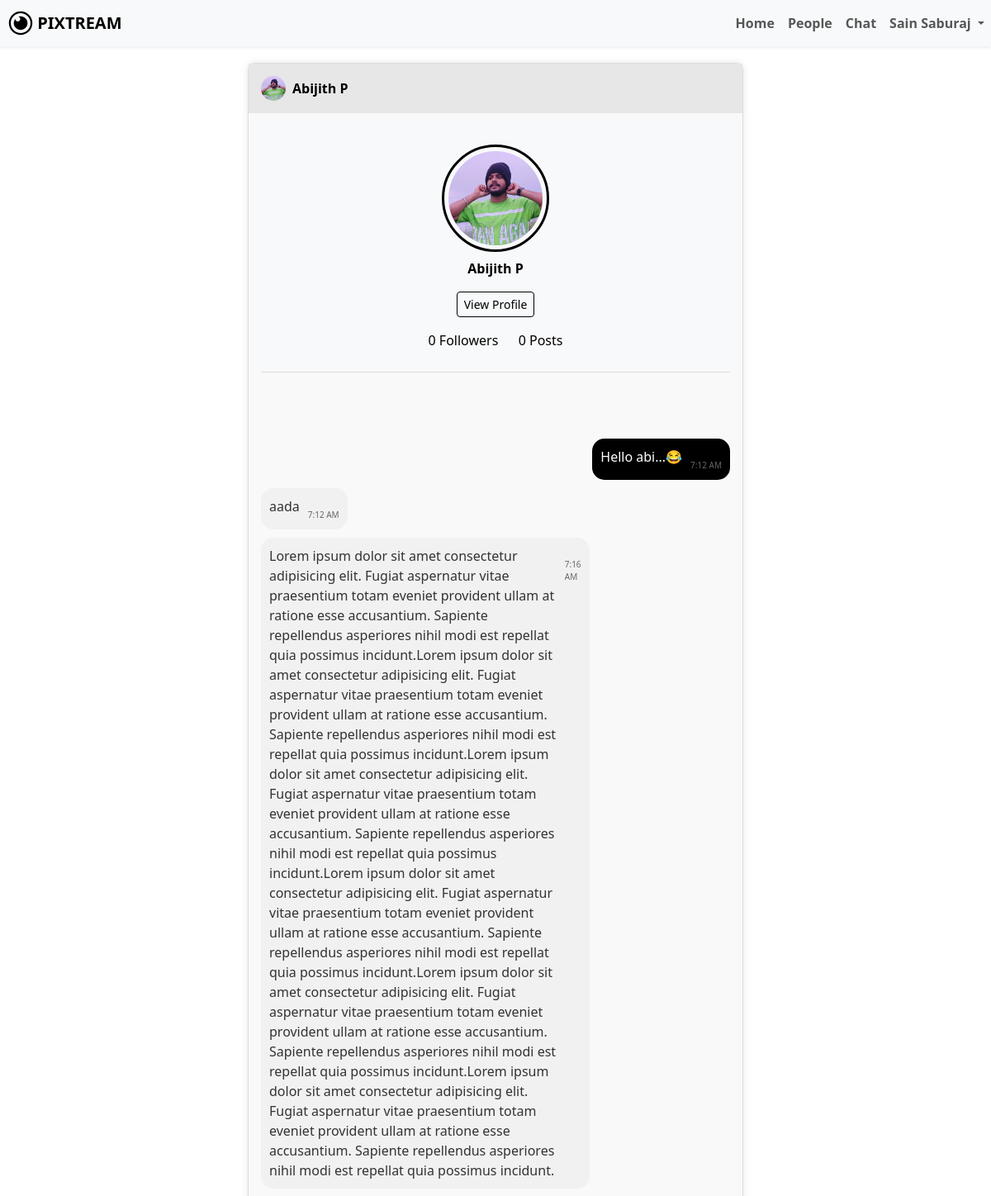
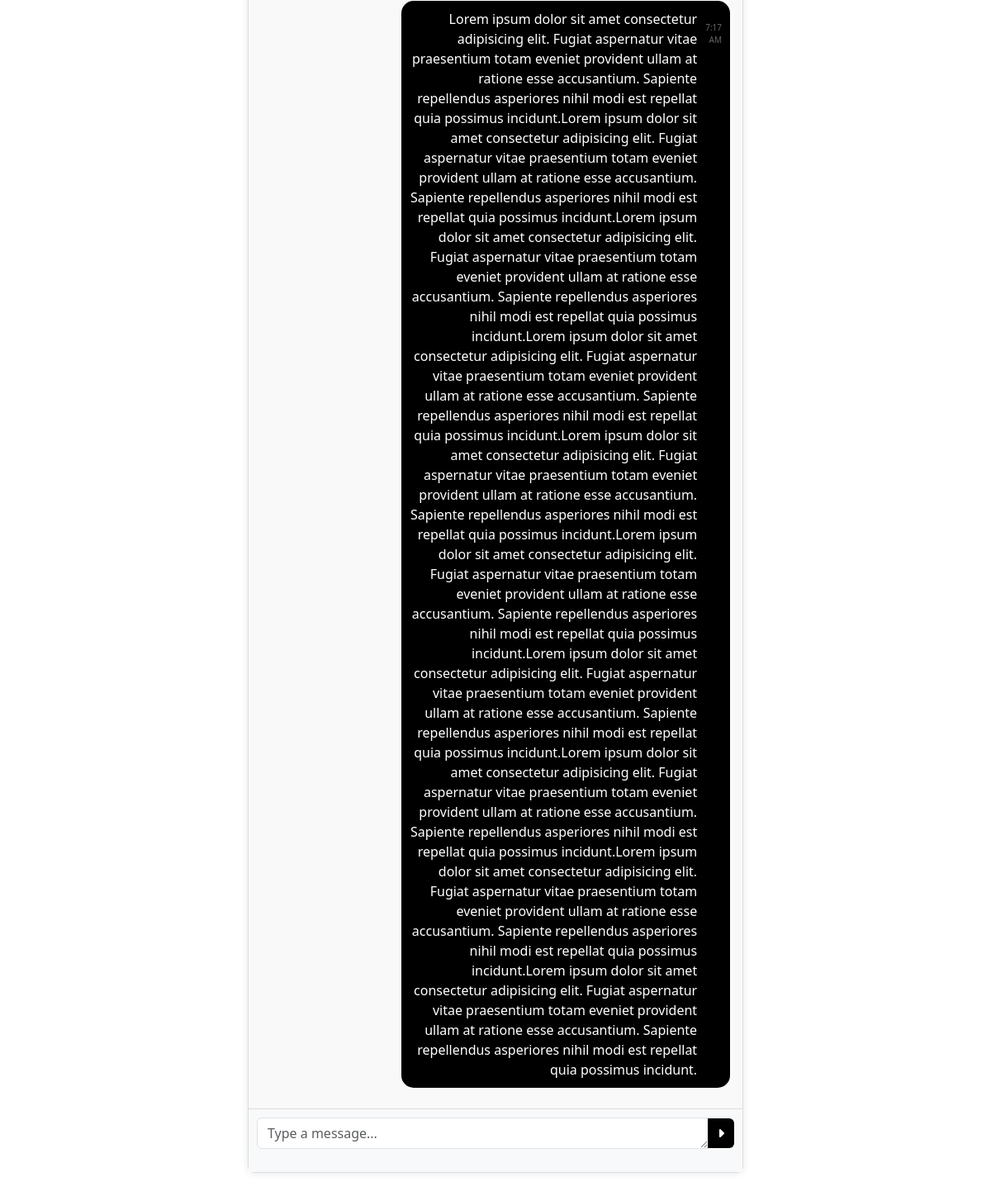
Page /chat_screen.php?user_id=4 (signed in) on the committed database (2 pictures, top to bottom).
### tables this page shows
CREATE TABLE IF NOT EXISTS `users` (
  `id` bigint NOT NULL AUTO_INCREMENT,
  `name` varchar(100) DEFAULT NULL,
  `username` varchar(191) DEFAULT NULL,
  `email` varchar(191) DEFAULT NULL,
  `password` varchar(255) DEFAULT NULL,
  `bio` text,
  `profile_picture` varchar(255) DEFAULT 'default.png',
  `location` varchar(255) DEFAULT NULL,
  `created_at` timestamp NOT NULL DEFAULT CURRENT_TIMESTAMP,
  PRIMARY KEY (`id`),
  UNIQUE KEY `username` (`username`),
  UNIQUE KEY `email` (`email`)
);

CREATE TABLE IF NOT EXISTS `messages` (
  `id` bigint NOT NULL AUTO_INCREMENT,
  `sender_id` bigint DEFAULT NULL,
  `receiver_id` bigint DEFAULT NULL,
  `message` text,
  `created_at` timestamp NOT NULL DEFAULT CURRENT_TIMESTAMP,
  PRIMARY KEY (`id`),
  KEY `sender_id` (`sender_id`),
  KEY `receiver_id` (`receiver_id`)
);

### chat_screen.php (the view, shortened to what this page needs)
<?php
include 'dbconfig.php';
$username = $_SESSION['username'];
$sql = "SELECT * FROM users WHERE username='$username'";
$result = mysqli_query($conn, $sql);
$info = mysqli_fetch_assoc($result);
$log_id = $info['id'];
$name = $info['name'];
$receiver_id = $_GET['user_id'];
$user_sql = "SELECT * FROM users WHERE id='$receiver_id'";
$user_result = mysqli_query($conn, $user_sql);
$user_info = mysqli_fetch_assoc($user_result);
$receiver_id = $user_info['id'];
$receiver_name = $user_info['name'];
$receiver_username = $user_info['username'];
$receiver_profile_pic = $user_info['profile_picture'];
$fcount_sql = "SELECT COUNT(*) FROM follows WHERE followed_id = '$receiver_id';";
$fcount_result = mysqli_query($conn, $fcount_sql);
$fcount_info = mysqli_fetch_array($fcount_result);
$followCount = $fcount_info[0];
$pcount_sql = "SELECT COUNT(*) FROM posts WHERE user_id = '$receiver_id';";
$pcount_result = mysqli_query($conn, $pcount_sql);
$pcount_info = mysqli_fetch_array($pcount_result);
$postCount = $pcount_info[0];
$messages_query = "SELECT * FROM messages WHERE (sender_id='$log_id' AND receiver_id='$receiver_id')
                   OR (sender_id='$receiver_id' AND receiver_id='$log_id') ORDER BY created_at";
$messages_result = mysqli_query($conn, $messages_query);
?>
<!DOCTYPE html>
<html lang="en">
<head>
    <link rel="stylesheet" href="node_modules/bootstrap/dist/css/bootstrap.min.css">
    <link rel="stylesheet" href="library-files/fontawesome/css/all.min.css">
    <link rel="stylesheet" href="assets/css/me.css">
</head>
<body>
<nav class="navbar navbar-expand-lg navbar-light bg-light shadow-sm">
        <a class="navbar-brand" href="dashboard.php">
            <img src="assets/img/LOGO.svg" width="30" height="30" class="d-inline-block align-top" alt="" id="dash-icon">
            <b>PIXTREAM</b>
        </a>
        <div class="collapse navbar-collapse">
            <ul class="navbar-nav ms-auto">
                <li class="nav-item active">
                    <a class="nav-link" href="dashboard.php"><b>Home</b></a>
                </li>
                <li class="nav-item active">
                    <a class="nav-link" href="people.php"><b>People</b></a>
                </li>
                <li class="nav-item active">
                    <a class="nav-link" href="chat.php"><b>Chat</b></a>
                </li>
                <li class="nav-item dropdown">
                    <a class="nav-link dropdown-toggle" href="#" id="navbarDropdownMenuLink" role="button" data-bs-toggle="dropdown" aria-expanded="false">
                        <b><?php echo $name; ?></b>
                    </a>
                </li>
            </ul>
        </div>
    </nav>
    <div class="chat-container">
        <div class="chat-header d-flex align-items-center">
            <img src="profile_picture/<?php echo htmlspecialchars($receiver_profile_pic); ?>"
                alt="Profile Picture" width="30" height="30" class="me-2" style="border-radius: 50%;"/>
            <span><?php echo htmlspecialchars($receiver_name); ?></span>
        </div>
        <div class="messages" id="messages">
            <div class="chat-info">
                <div class="mb-3">
                    <img id="modalProfilePicture" src="profile_picture/<?php echo htmlspecialchars($receiver_profile_pic); ?>" class="rounded-circle chat-dp mb-2" alt="Profile Photo" style="width: 130px;">
                    <p class="text-center"><strong id="modalUserName"><?php echo htmlspecialchars($receiver_name); ?></strong></p>
                    <a href="user_profile.php?username=<?php echo htmlspecialchars($receiver_username); ?>"> <p class="btn mybtn-outline btn-sm mb-3 chat-pf">View Profile</p></a>
                    <p class="text-center"><span id="modalUserFollowCount"><?php echo htmlspecialchars($followCount); ?> Followers</span> &emsp;
                    <span id="modalUserPostCount"><?php echo htmlspecialchars($postCount); ?> Posts</span></p>
                </div>
            </div>
            <?php while ($msg = mysqli_fetch_assoc($messages_result)): ?>
            <div class="message <?php echo $msg['sender_id'] == $log_id ? 'sent' : 'received'; ?>">
                <?php echo htmlspecialchars($msg['message']); ?>
                <span class="timestamp"><?php echo date("g:i A", strtotime($msg['created_at'])); ?></span>
            </div>
            <?php endwhile; ?>
        </div>
        <form class="message-form" action="messaging.php" method="POST">
            <div class="input-group">
                <textarea name="message" class="form-control" placeholder="Type a message..." rows="1" required></textarea>
                <button type="submit" class="btn mybtn" name="send-msg"><i class="fa-solid fa-caret-right"></i></button>
            </div>
        </form>
        <span class="confirm-alert">
        </span>
    </div>
</body>
</html>

### assets/css/me.css (style rules this page uses)
:root { --bs-body-font-weight: 400; }
body { color: black !important; }
li { cursor: pointer; }
.mybtn { background-color: black; color: white; border: none; }
.mybtn-outline { border: 1px solid black; color: black; }
.message { display: block; padding: 10px; border-radius: 15px; margin-bottom: 10px; max-width: 70%; }
.message.sent { background-color: #007bff; color: white; align-self: flex-end; text-align: right; }
.message.received { background-color: #e9ecef; color: black; align-self: flex-start; }
a { color: inherit; text-decoration: none; }
#dash-icon { margin-left: 10px; }
.rounded-circle { border: 3px solid #000000; padding: 5px; }
.message { display: flex; margin-bottom: 10px; }
.message.sent { justify-content: flex-end; }
.message.received { justify-content: flex-start; }
.chat-container { display: flex; flex-direction: column; height: 85vh; max-width: 50%; margin: 0 auto; border: 1px solid #ddd; border-radius: 8px; box-shadow: 0 0 10px rgba(0, 0, 0, 0.1); margin-top: 20px; }
.chat-header { padding: 15px; background-color: #e7e7e7; text-align: center; font-weight: bold; }
.messages { padding: 20px; height: 90%; overflow-y: auto; background-color: #f9f9f9; }
.messages { flex-grow: 1; padding: 15px; overflow-y: auto; display: flex; flex-direction: column; }
.message { max-width: 70%; padding: 10px; border-radius: 15px; margin-bottom: 10px; position: relative; word-wrap: break-word; }
.message.received { align-self: flex-start; background-color: #f1f1f1; color: #333; }
.message.sent { align-self: flex-end; background-color: #000000; color: #fff; }
.timestamp { display: block; font-size: 10px; color: #666; margin-top: 15px; margin-left: 10px; }
.chat-info { padding: 10px; background-color: #f8f9fa; border-bottom: 1px solid #ddd; }
.message-form { padding: 10px; border-top: 1px solid #ddd; background-color: #f8f9fa; margin-bottom: 0px; }
.message-form .input-group { display: flex; align-items: center; }
.chat-info { margin-bottom: 80px; }
.chat-dp { margin-top: 20px !important; margin: auto; display: block; }
.chat-pf { margin: auto; display: block; width: fit-content; }
.confirm-alert { font-size: 12px; text-align: center; background-color: #f8f9fa; }

### rows in the picture
users: name "Sain Saburaj"
users: profile_picture (picture), name "Abijith P"
messages: message "Hello abi...😂", created_at "7:12 AM"
messages: message "aada", created_at "7:12 AM"
messages: message "Lorem ipsum dolor sit amet consectetur adipisicing elit. Fugiat aspernatur vitae praesentium totam eveniet provident ullam at ratione esse accusantium. Sapiente repellendus asperiores nihil modi est repellat quia possimus incidunt.Lorem ipsum dolor sit amet consectetur adipisicing elit. Fugiat aspernatur vitae praesentium totam eveniet provident ullam at ratione esse accusantium. Sapiente repellendus asperiores nihil modi est repellat quia possimus incidunt.Lorem ipsum dolor sit amet consectetur adipisicing elit. Fugiat aspernatur vitae praesentium totam eveniet provident ullam at ratione esse accusantium. Sapiente repellendus asperiores nihil modi est repellat quia possimus incidunt.Lorem…", created_at "7:16 AM"
messages: message "Lorem ipsum dolor sit amet consectetur adipisicing elit. Fugiat aspernatur vitae praesentium totam eveniet provident ullam at ratione esse accusantium. Sapiente repellendus asperiores nihil modi est repellat quia possimus incidunt.Lorem ipsum dolor sit amet consectetur adipisicing elit. Fugiat aspernatur vitae praesentium totam eveniet provident ullam at ratione esse accusantium. Sapiente repellendus asperiores nihil modi est repellat quia possimus incidunt.Lorem ipsum dolor sit amet consectetur adipisicing elit. Fugiat aspernatur vitae praesentium totam eveniet provident ullam at ratione esse accusantium. Sapiente repellendus asperiores nihil modi est repellat quia possimus incidunt.Lorem…", created_at "7:17 AM"

### other values in the picture
$followCount "0"
$postCount "0"
